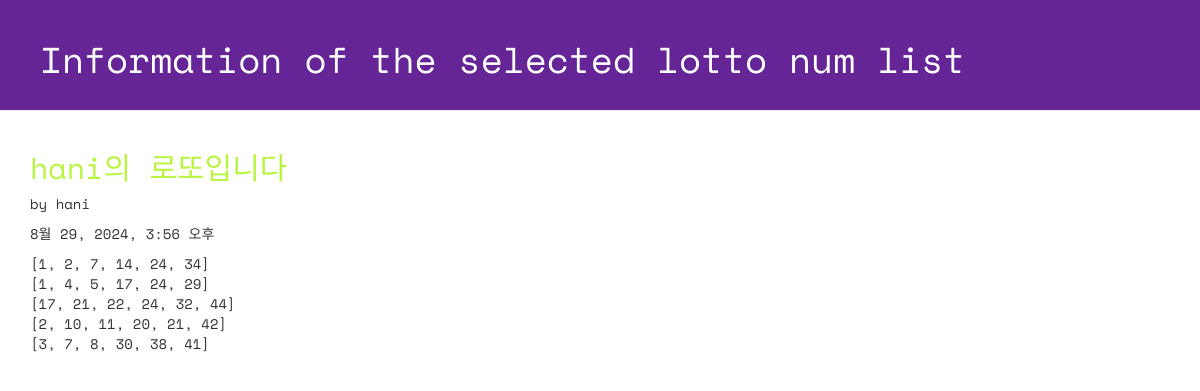
The app's page /lotto/3/detail/ with its own data.
### lotto/models.py (models this page shows, shortened)
class GuessNumbers(models.Model):
    name = models.CharField(max_length=24)
    text = models.CharField(max_length=255)
    lottos = models.CharField(max_length=255, default='[1,2,3,4,5,6]') # 로또 번호 리스트
    num_lotto = models.IntegerField(default=5)
    update_date = models.DateTimeField()

### lotto/views.py (the view)
# urls.py: path('lotto/<int:lottokey>/detail/', views.detail, name='detail'), # http://127.0.0.1:8000/lotto/1(key value)/detail
def detail(request, lottokey):
    lotto = GuessNumbers.objects.get(pk=lottokey)
    return render(request,"lotto/detail.html", {'lotto':lotto})

### lotto/templates/lotto/detail.html (shortened to what this page needs)
<!DOCTYPE html>
{% load static %}
<html lang="ko">
    <head>
        <link rel="stylesheet" href="//maxcdn.bootstrapcdn.com/bootstrap/3.2.0/css/bootstrap.min.css">
        <link rel="stylesheet" href="//maxcdn.bootstrapcdn.com/bootstrap/3.2.0/css/bootstrap-theme.min.css">
        <link rel="stylesheet" href="{% static 'css/lotto.css' %}">
    </head>
    <body>
        <div class="page-header">
            <h1>Information of the selected lotto num list</h1>
        </div>
        <div class="container lotto">
            <h2>{{ lotto.text }}</h2>
            <p> by {{ lotto.name }}</p>
            <p>{{ lotto.update_date }}</p>
            <p>{{ lotto.lottos | linebreaksbr }}</p>
        </div>
    </body>
</html>

### lotto/static/css/lotto.css (style rules this page uses)
.page-header { background-color: #652596; margin-top: 0; padding: 20px 20px 20px 40px; font-family: 'Space Mono', monospace; }
.page-header h1 { color: #FFFFFF; }
.container { font-family: 'Space Mono', monospace; }
.container h2 { color: #b9f442; }

### records on screen
GuessNumbers: text "hani의 로또입니다", name "hani", update_date "8월 29, 2024, 3:56 오후", lottos "[1, 2, 7, 14, 24, 34] [1, 4, 5, 17, 24, 29] [17, 21, 22, 24, 32, 44] [2, 10, 11, 20, 21, 42] [3, 7, 8, 30, 38, 41]"
